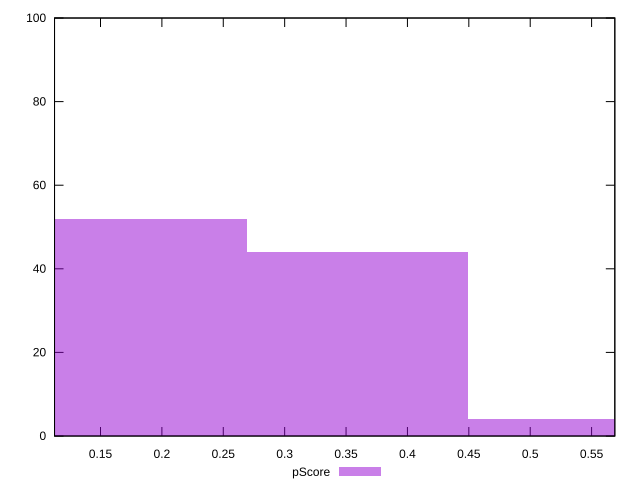

The script that saved this image:
reset

$pScore <<EOF
0.5390817062512125 4
0.17969390208373753 52
0.35938780416747507 44
EOF

set key outside below
set boxwidth 0.17969390208373753
set xrange [0.1125559445180328:0.5689192844981215]
set yrange [0:100]
set trange [0:100]
set style fill transparent solid 0.5 noborder
set terminal svg size 640, 490 enhanced background rgb 'white'
set output "report/report_00029_2021-02-24T13-36-40.390Z/mainthread-work-breakdown/samples/astro/pScore/histogram.svg"

plot $pScore title "pScore" with boxes

reset
